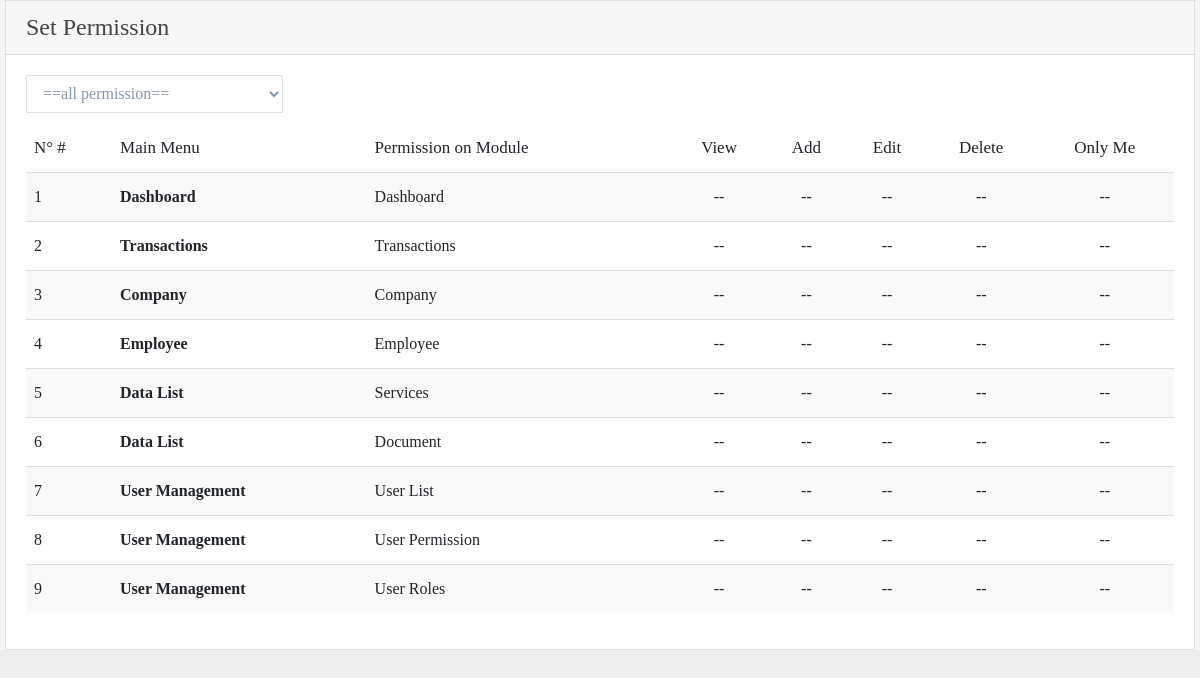
/permission/set_permission.php (signed in), run on an earlier commit of the app's database.
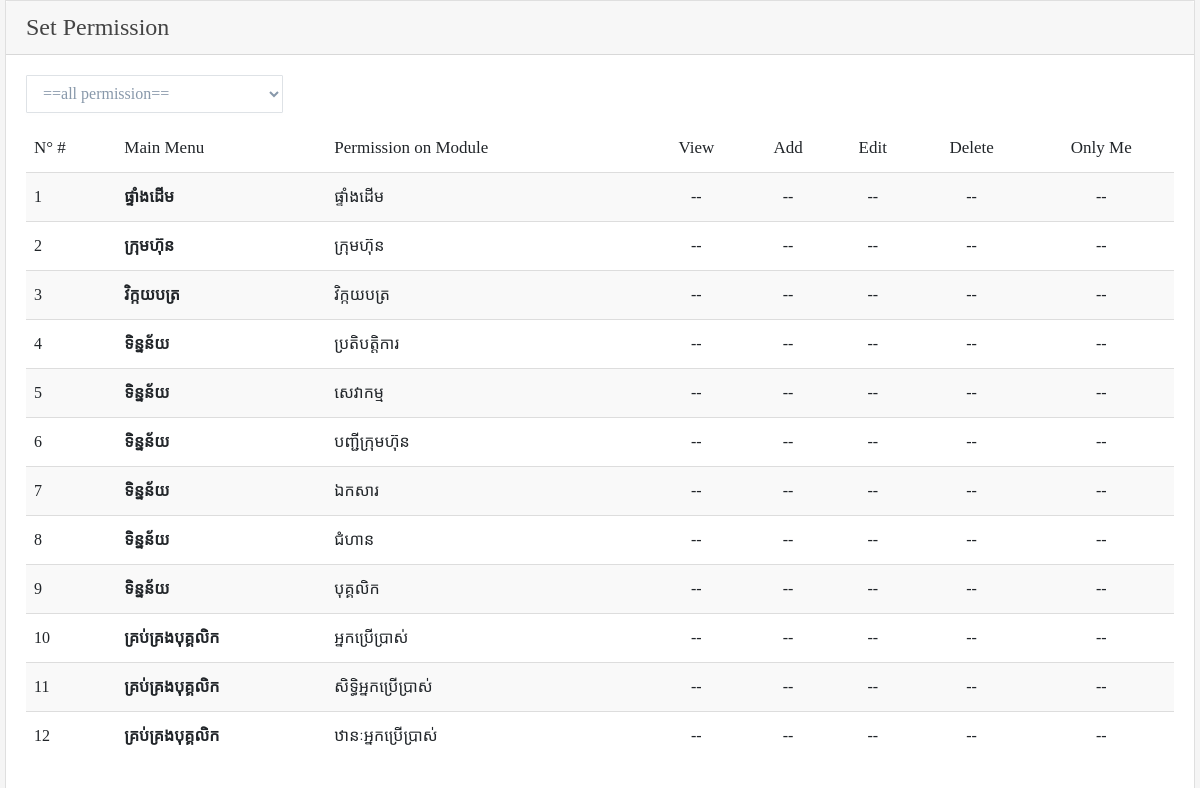
And on a later commit of the database.
### tables this page shows
CREATE TABLE `tbl_left_menu` (
  `lm_id` int(11) NOT NULL,
  `lm_name` char(50) NOT NULL,
  `lm_icon` char(50) NOT NULL,
  `lm_directory` char(50) NOT NULL,
  `lm_index_order` tinyint(4) NOT NULL,
  `lm_main_menu` int(11) NOT NULL,
  `lm_status` int(11) NOT NULL
);

CREATE TABLE `tbl_main_menu` (
  `mm_id` int(11) NOT NULL,
  `mm_name` char(50) NOT NULL,
  `mm_icon` char(50) NOT NULL,
  `mm_directory` char(50) NOT NULL,
  `mm_index_order` tinyint(4) NOT NULL
);

### permission/set_permission.php (the view, shortened to what the changed rows need)
<?php
	include('../config/key.php');
	include('../layout/header_frame.php');
?>
<div class="row">
	<div class="col-sm-12">
		<div class="card">
			<div class="card-body">
				<div class="vs-datatable">
					<table id="datatables" class="table table-hover table-striped" width="100%">
						<thead>
							<tr>
								<th>N&deg; #</th>
		                        <th>Main Menu</th>
		                        <th>Permission on Module</th>
		                        <th class="text-center">View</th>
		                        <th class="text-center">Add</th>
		                        <th class="text-center">Edit</th>
		                        <th class="text-center">Delete</th>
		                        <th class="text-center">Only Me</th>
							</tr>
						</thead>
						<tbody>
		                    <?php
		                        if(@$_GET['txt_main_menu'] != ""){
		                            $v_permission = @$_GET['txt_main_menu'];
		                            $get_data = $db->query("SELECT * FROM tbl_left_menu AS A
		                                LEFT JOIN tbl_main_menu AS B ON B.mm_id=A.lm_main_menu
		                                WHERE A.lm_main_menu='$v_permission' AND (A.lm_status='1' OR A.lm_status='2')
		                                ORDER BY B.mm_index_order ASC,A.lm_index_order ASC");
		                        }else{
		                            $get_data = $db->query("SELECT * FROM tbl_left_menu AS A
		                                LEFT JOIN tbl_main_menu AS B ON B.mm_id=A.lm_main_menu
		                                WHERE (A.lm_status='1' OR A.lm_status='2')
		                                ORDER BY B.mm_index_order ASC,A.lm_index_order ASC");
		                        }
		                        $no = 0;
		                        while ($row = mysqli_fetch_object($get_data)) {
		                            $v_position = @$_GET['parent_id'];
		                            if($row->lm_status==2){
		                              echo '<tr class="menu_title" data-position="'.$v_position.'" data-module="'.$row->lm_id.'">';
		                            }else{
		                              echo '<tr data-position="'.$v_position.'" data-module="'.$row->lm_id.'">';
		                            }
		                                echo "<td>".(++$no)."</td>";
		                                echo '<th>'.$row->mm_name.'</th>';
		                                echo '<td>'.$row->lm_name.'</td>';
		                                if(@$_GET['parent_id'] != ""){
		                                    $get_permission = $db->query("SELECT * FROM tbl_permission WHERE p_position='$v_position' AND p_module=".$row->lm_id);
		                                    if(mysqli_num_rows($get_permission)){
		                                        $row_permission = mysqli_fetch_object($get_permission);
		                                        echo '<td class="text-center"><div class="togglebutton"><label> <input data-parent-id='.$row->lm_id.' type="checkbox"  '.(($row_permission->p_view)?('checked'):('')).'> <span class="toggle toggle-success"></span> </label></div></td>';
		                                        echo '<td class="text-center"><div class="togglebutton"><label> <input data-parent-id='.$row->lm_id.' type="checkbox"  '.(($row_permission->p_add)?('checked'):('')).'> <span class="toggle toggle-success"></span> </label></div></td>';
		                                        echo '<td class="text-center"><div class="togglebutton"><label> <input data-parent-id='.$row->lm_id.' type="checkbox"  '.(($row_permission->p_edit)?('checked'):('')).'> <span class="toggle toggle-success"></span> </label></div></td>';
		                                        echo '<td class="text-center"><div class="togglebutton"><label> <input data-parent-id='.$row->lm_id.' type="checkbox"  '.(($row_permission->p_delete)?('checked'):('')).'> <span class="toggle toggle-success"></span> </label></div></td>';
		                                        echo '<td class="text-center"><div class="togglebutton"><label> <input data-parent-id='.$row->lm_id.' type="checkbox"  '.(($row_permission->p_only_group)?('checked'):('')).'> <span class="toggle toggle-success"></span> </label></div></td>';
		                                    }else{
		                                        echo '<td class="text-center"><div class="togglebutton"><label> <input data-parent-id='.$row->lm_id.' type="checkbox"> <span class="toggle toggle-success"></span> </label></div></td>';
		                                        echo '<td class="text-center"><div class="togglebutton"><label> <input data-parent-id='.$row->lm_id.' type="checkbox"> <span class="toggle toggle-success"></span> </label></div></td>';
		                                        echo '<td class="text-center"><div class="togglebutton"><label> <input data-parent-id='.$row->lm_id.' type="checkbox"> <span class="toggle toggle-success"></span> </label></div></td>';
		                                        echo '<td class="text-center"><div class="togglebutton"><label> <input data-parent-id='.$row->lm_id.' type="checkbox"> <span class="toggle toggle-success"></span> </label></div></td>';
		                                        echo '<td class="text-center"><div class="togglebutton"><label> <input data-parent-id='.$row->lm_id.' type="checkbox"> <span class="toggle toggle-success"></span> </label></div></td>';
		                                    }
		                                }else{
		                                    echo '<td class="text-center">--</td>';
		                                    echo '<td class="text-center">--</td>';
		                                    echo '<td class="text-center">--</td>';
		                                    echo '<td class="text-center">--</td>';
		                                    echo '<td class="text-center">--</td>';
		                                }
		                            echo '</tr>';
		                        }
		                    ?>
		                </tbody>
					</table>
				</div>
			</div>
		</div>
	</div>
</div>
<?php
	include('../layout/footer_frame.php');
?>

What changed in the data, as far as the page shows it:
changed tbl_left_menu (number 1 of 12 on the later page): tbl_main_menu.mm_name "Dashboard" → "ផ្ទាំងដើម"; lm_name "Dashboard" → "ផ្ទាំងដើម"
changed tbl_left_menu (number 2 of 12 on the later page): tbl_main_menu.mm_name "Company" → "ក្រុមហ៊ុន"; lm_name "Company" → "ក្រុមហ៊ុន"; moves up the list
added tbl_left_menu: tbl_main_menu.mm_name "វិក្កយបត្រ", lm_name "វិក្កយបត្រ"
changed tbl_left_menu (number 4 of 12 on the later page): tbl_main_menu.mm_name "Transactions" → "ទិន្នន័យ"; lm_name "Transactions" → "ប្រតិបត្តិការ"
changed tbl_left_menu (number 5 of 12 on the later page): tbl_main_menu.mm_name "Data List" → "ទិន្នន័យ"; lm_name "Services" → "សេវាកម្ម"
added tbl_left_menu: tbl_main_menu.mm_name "ទិន្នន័យ", lm_name "បញ្ជីក្រុមហ៊ុន"
changed tbl_left_menu: tbl_main_menu.mm_name "Data List" → "ទិន្នន័យ"; lm_name "Document" → "ឯកសារ"
added tbl_left_menu: tbl_main_menu.mm_name "ទិន្នន័យ", lm_name "ជំហាន"
changed tbl_left_menu (number 9 of 12 on the later page): tbl_main_menu.mm_name "Employee" → "ទិន្នន័យ"; lm_name "Employee" → "បុគ្គលិក"; moves down the list
changed tbl_left_menu: tbl_main_menu.mm_name "User Management" → "គ្រប់គ្រងបុគ្គលិក"; lm_name "User List" → "អ្នកប្រើប្រាស់"
changed tbl_left_menu: tbl_main_menu.mm_name "User Management" → "គ្រប់គ្រងបុគ្គលិក"; lm_name "User Permission" → "សិទ្ធិអ្នកប្រើប្រាស់"
changed tbl_left_menu: tbl_main_menu.mm_name "User Management" → "គ្រប់គ្រងបុគ្គលិក"; lm_name "User Roles" → "ឋានៈអ្នកប្រើប្រាស់"
